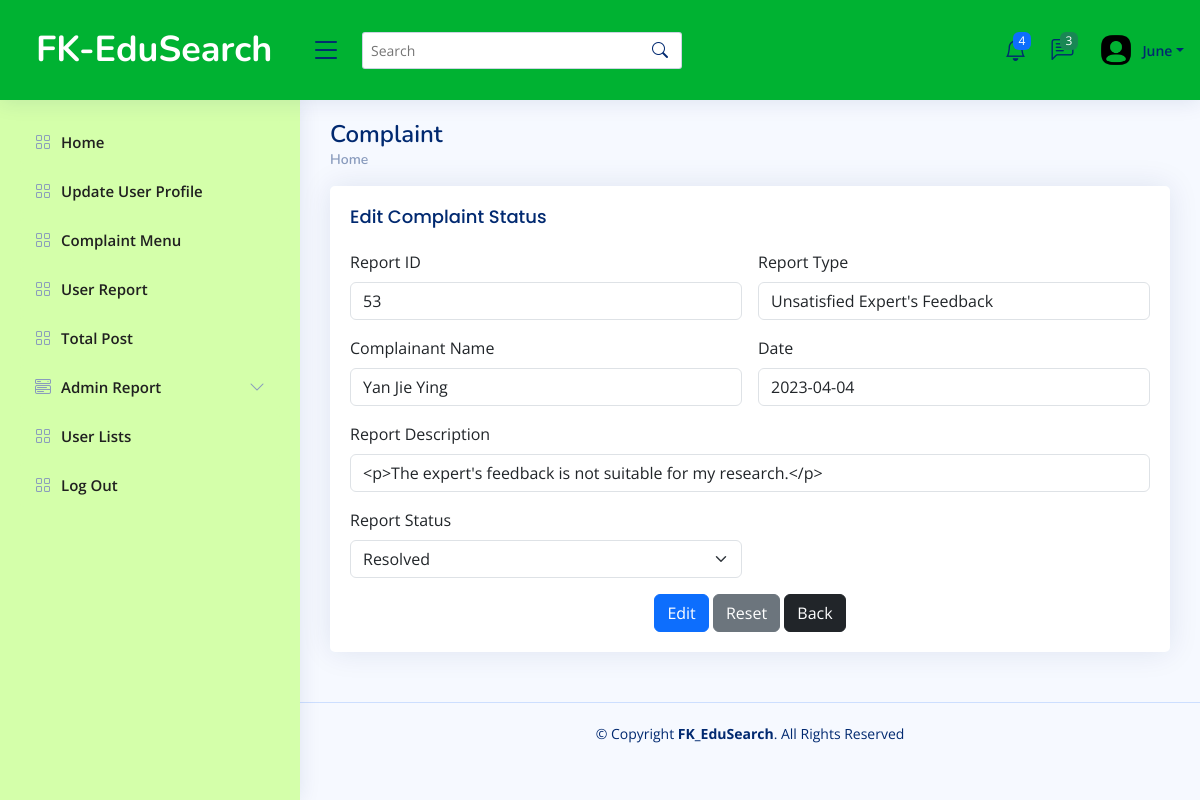
Screenshot of /Complaint/adminComplaintUpdate.php?complaint_id=53 (signed in) with the database file from the repository.
### tables this page shows
CREATE TABLE `complaint_list` (
  `Complaint_ID` int(7) NOT NULL,
  `Complaint_date` date NOT NULL,
  `Complaint_time` time NOT NULL,
  `Complaint_type` varchar(50) NOT NULL,
  `Complaint_description` varchar(300) NOT NULL,
  `Complaint_status` varchar(30) NOT NULL,
  `User_ID` varchar(7) NOT NULL,
  `Admin_ID` int(7) NOT NULL
);

CREATE TABLE `user` (
  `User_ID` varchar(7) NOT NULL,
  `user_password` varchar(20) NOT NULL,
  `user_name` varchar(30) NOT NULL,
  `user_type` varchar(20) NOT NULL,
  `user_email` varchar(20) NOT NULL,
  `user_phoneNum` varchar(20) NOT NULL,
  `user_researchArea` varchar(50) NOT NULL,
  `user_academicStatus` varchar(50) NOT NULL,
  `user_socialMediaAcc` varchar(50) NOT NULL,
  `user_ProfileStatus` varchar(100) NOT NULL,
  `user_LastLogin` datetime NOT NULL,
  `Admin_ID` varchar(7) NOT NULL
);

### Complaint/adminComplaintUpdate.php (the view, shortened to what this page needs)
<?php
include("dbconnection.php");
include_once '../module1/sessionAdmin.php';
?>
<!DOCTYPE html>
<html lang="en">
<head>
    <link href="../assets/vendor/bootstrap/css/bootstrap.min.css" rel="stylesheet">
    <link href="../assets/vendor/bootstrap-icons/bootstrap-icons.css" rel="stylesheet">
    <link href="../assets/vendor/boxicons/css/boxicons.min.css" rel="stylesheet">
    <link href="../assets/vendor/quill/quill.snow.css" rel="stylesheet">
    <link href="../assets/vendor/quill/quill.bubble.css" rel="stylesheet">
    <link href="../assets/vendor/remixicon/remixicon.css" rel="stylesheet">
    <link href="../assets/vendor/simple-datatables/style.css" rel="stylesheet">
    <link href="../assets/css/style.css" rel="stylesheet">
</head>
<body>
    <header id="header" class="header fixed-top d-flex align-items-center">
        <div class="d-flex align-items-center justify-content-between">
            <a href="index.html" class="logo d-flex align-items-center">
                <span class="d-none d-lg-block">FK-EduSearch</span>
            </a>
            <i class="bi bi-list toggle-sidebar-btn"></i>
        </div>
        <div class="search-bar">
            <form class="search-form d-flex align-items-center" method="POST" action="#">
                <input type="text" name="query" placeholder="Search" title="Enter search keyword">
                <button type="submit" title="Search"><i class="bi bi-search"></i></button>
            </form>
        </div>
        <nav class="header-nav ms-auto">
            <ul class="d-flex align-items-center">
                <li class="nav-item dropdown">
                    <a class="nav-link nav-icon" href="#" data-bs-toggle="dropdown">
                        <i class="bi bi-bell"></i>
                        <span class="badge bg-primary badge-number">4</span>
                    </a>
                </li>
                <li class="nav-item dropdown">
                    <a class="nav-link nav-icon" href="#" data-bs-toggle="dropdown">
                        <i class="bi bi-chat-left-text"></i>
                        <span class="badge bg-success badge-number">3</span>
                    </a>
                </li>
                <li class="nav-item dropdown pe-3">
                    <a class="nav-link nav-profile d-flex align-items-center pe-0" href="#" data-bs-toggle="dropdown">
                        <img src="../assets/img/reportList/user.png" alt="Profile" class="rounded-circle">
                        <span class="d-none d-md-block dropdown-toggle ps-2">June</span>
                    </a>
                </li>
            </ul>
        </nav>
    </header>
    <aside id="sidebar" class="sidebar">
        <ul class="sidebar-nav" id="sidebar-nav">
            <li class="nav-item">
                <a class="nav-link collapsed" href="../module1/AdminHomepage.php">
                    <i class="bi bi-grid"></i>
                    <span>Home</span>
                </a>
            </li>
            <li class="nav-item">
                <a class="nav-link collapsed" href="index.html">
                    <i class="bi bi-grid"></i>
                    <span>Update User Profile</span>
                </a>
            </li>
            <li class="nav-item">
                <a class="nav-link collapsed" href="../Complaint/adminComplaintList.php">
                    <i class="bi bi-grid"></i>
                    <span>Complaint Menu</span>
                </a>
            </li>
            <li class="nav-item">
                <a class="nav-link collapsed" href="index.html">
                    <i class="bi bi-grid"></i>
                    <span>User Report</span>
                </a>
            </li>
            <li class="nav-item">
                <a class="nav-link collapsed" href="index.html">
                    <i class="bi bi-grid"></i>
                    <span>Total Post</span>
                </a>
            </li>
            <li class="nav-item">
                <a class="nav-link collapsed" data-bs-target="#components-nav" data-bs-toggle="collapse" href="#">
                    <i class="bi bi-menu-button-wide"></i><span>Admin Report</span><i class="bi bi-chevron-down ms-auto"></i>
                </a>
            </li>
            <li class="nav-item">
                <a class="nav-link collapsed" href="../module1/AdminUserLists.php">
                    <i class="bi bi-grid"></i>
                    <span>User Lists</span>
                </a>
            </li>
            <li class="nav-item">
                <a class="nav-link collapsed" href="../module1/logout.php">
                    <i class="bi bi-grid"></i>
                    <span>Log Out</span>
                </a>
            </li>
        </ul>
    </aside>
    <main id="main" class="main">
        <div class="pagetitle">
            <h1>Complaint</h1>
            <nav>
                <ol class="breadcrumb">
                    <li class="breadcrumb-item active"><a href="../Report/reportKPIs.php">Home</a></li>
                </ol>
            </nav>
        </div>
        <?php
        if (isset($_GET['complaint_id'])) {
            $sql = "SELECT c.Complaint_ID, c.Complaint_type, c.Complaint_date, c.Complaint_time, c.Complaint_description, c.Complaint_status, u.user_id, u.user_name
                  FROM complaint_list AS c JOIN user AS u ON c.User_ID = u.User_ID;";
            $result = mysqli_query($conn, $sql);
            if ($result && mysqli_num_rows($result) > 0) {
                $row = mysqli_fetch_assoc($result);
            } else {
                echo "Complaint not found.";
            }
        } else {
            echo "Complaint ID not provided.";
        }
        ?>
        <section class="section">
            <div class="card">
                <div class="card-body">
                    <h5 class="card-title">Edit Complaint Status</h5>
                    <form class="row g-3" method="POST">
                        <div class="col-sm-6">
                            <label for="inputName4" class="form-label">Report ID</label>
                            <input type="text" class="form-control" name="Complaint_type" value="<?php echo isset($row['Complaint_ID']) ? $row['Complaint_ID'] : ''; ?>" readonly>
                        </div>
                        <div class="col-sm-6">
                            <label for="inputName5" class="form-label">Report Type</label>
                            <input type="text" class="form-control" name="Complaint_type" value="<?php echo isset($row['Complaint_type']) ? $row['Complaint_type'] : ''; ?>" readonly>
                        </div>
                        <div class="col-sm-6">
                            <label for="inputName4" class="form-label">Complainant Name</label>
                            <input type="text" class="form-control" name="user_name" value="<?php echo isset($row['user_name']) ? $row['user_name'] : ''; ?>" readonly>
                        </div>
                        <div class="col-sm-6">
                            <label for="inputName4" class="form-label">Date</label>
                            <input type="text" class="form-control" name="Complaint_date" value="<?php echo isset($row['Complaint_date']) ? $row['Complaint_date'] : ''; ?>" readonly>
                        </div>
                        <div class="col-12">
                            <label for="inputName4" class="form-label">Report Description</label>
                            <input type="text" class="form-control" name="Complaint_description" value="<?php echo isset($row['Complaint_description']) ? $row['Complaint_description'] : ''; ?>" readonly>
                        </div>
                        <div class="col-sm-6">
                            <label for="inputName5" class="form-label">Report Status</label>
                            <select class="form-select" name="Complaint_status" aria-label="Default select example">
                                <option value="Resolved" <?php echo isset($row['Complaint_status']) && $row['Complaint_status'] == 'Resolved' ? 'selected' : ''; ?>>Resolved</option>
                            </select>
                        </div>
                        <div class="text-center">
                            <button type="submit" name="submit" class="btn btn-primary">Edit</button>
                            <button type="reset" class="btn btn-secondary">Reset</button>
                            <a type="reset" class="btn btn-dark" href="adminComplaintList.php">Back</a>
                        </div>
                    </form>
                </div>
            </div>
        </section>
    </main>
    <footer id="footer" class="footer">
        <div class="copyright">
            &copy; Copyright <strong><span>FK_EduSearch</span></strong>. All Rights Reserved
        </div>
    </footer>
</body>
</html>

### assets/css/style.css (style rules this page uses)
:root { scroll-behavior: smooth; }
body { font-family: "Open Sans", sans-serif; background: #f6f9ff; color: #444444; }
a { color: #4154f1; text-decoration: none; }
h1, h2, h3, h4, h5, h6 { font-family: "Nunito", sans-serif; }
#main { margin-top: 100px; padding: 20px 30px; transition: all 0.3s; }
.pagetitle { margin-bottom: 10px; }
.pagetitle h1 { font-size: 24px; margin-bottom: 0; font-weight: 600; color: #012970; }
.card { margin-bottom: 30px; border: none; border-radius: 5px; box-shadow: 0px 0 30px rgba(1, 41, 112, 0.1); }
.card-title { padding: 20px 0 15px 0; font-size: 18px; font-weight: 500; color: #012970; font-family: "Poppins", sans-serif; }
.card-body { padding: 0 20px 20px 20px; }
.breadcrumb { font-size: 14px; font-family: "Nunito", sans-serif; color: #899bbd; font-weight: 600; }
.breadcrumb a { color: #899bbd; transition: 0.3s; }
.breadcrumb .breadcrumb-item::before { color: #899bbd; }
.breadcrumb .active { color: #51678f; font-weight: 600; }
.logo { line-height: 1; }
@media (min-width: 1200px) { .logo { width: 280px; } }
.logo span { font-size: 36px; font-weight: 700; color: #ffffff; font-family: "Nunito", sans-serif; margin-left: 16px; }
.header { transition: all 0.5s; z-index: 997; height: 100px; box-shadow: 0px 2px 20px rgba(1, 41, 112, 0.1); background-color: #00B232; padding-left: 20px; }
.header .toggle-sidebar-btn { font-size: 32px; padding-left: 10px; cursor: pointer; color: #012970; }
.header .search-bar { min-width: 360px; padding: 0 20px; }
.header .search-form { width: 100%; }
.header .search-form input { border: 0; font-size: 14px; color: #012970; border: 1px solid rgba(1, 41, 112, 0.2); padding: 7px 38px 7px 8px; border-radius: 3px; transition: 0.3s; width: 100%; }
.header .search-form button { border: 0; padding: 0; margin-left: -30px; background: none; }
.header .search-form button i { color: #012970; }
.header-nav ul { list-style: none; }
.header-nav>ul { margin: 0; padding: 0; }
.header-nav .nav-icon { font-size: 22px; color: #012970; margin-right: 25px; position: relative; }
.header-nav .nav-profile { color: #012970; }
.header-nav .nav-profile img { max-height: 36px; }
.header-nav .nav-profile span { font-size: 14px; font-weight: 600; }
.header-nav .badge-number { position: absolute; inset: -2px -5px auto auto; font-weight: normal; font-size: 12px; padding: 3px 6px; }
.sidebar { position: fixed; top: 100px; left: 0; bottom: 0; width: 300px; z-index: 996; transition: all 0.3s; padding: 20px; overflow-y: auto; scrollbar-width: thin; scrollbar-color: #aab7cf transparent; box-shadow: 0px 0px 20px rgba(1, 41, 112, 0.1); background-color: #D4FFAA; }
@media (min-width: 1200px) { #main, #footer { margin-left: 300px; } }
.sidebar-nav { padding: 0; margin: 0; list-style: none; }
.sidebar-nav li { padding: 0; margin: 0; list-style: none; }
.sidebar-nav .nav-item { margin-bottom: 5px; }
.sidebar-nav .nav-link { display: flex; align-items: center; font-size: 15px; font-weight: 600; color: #4154f1; transition: 0.3; background: #D4FFAA; padding: 10px 15px; border-radius: 4px; }
.sidebar-nav .nav-link i { font-size: 16px; margin-right: 10px; color: #4154f1; }
.sidebar-nav .nav-link.collapsed { color: #202020; background: #D4FFAA; }
.sidebar-nav .nav-link.collapsed i { color: #899bbd; }
.sidebar-nav .nav-link .bi-chevron-down { margin-right: 0; transition: transform 0.2s ease-in-out; }
.footer { padding: 20px 0; font-size: 14px; transition: all 0.3s; border-top: 1px solid #cddfff; }
.footer .copyright { text-align: center; color: #012970; }

### rows the page displays
complaint_list: Complaint_type "53", Complaint_type "Unsatisfied Expert's Feedback", Complaint_date "2023-04-04", Complaint_description "<p>The expert's feedback is not suitable for my research.</p>", Complaint_status "Resolved"
user: user_name "Yan Jie Ying"
